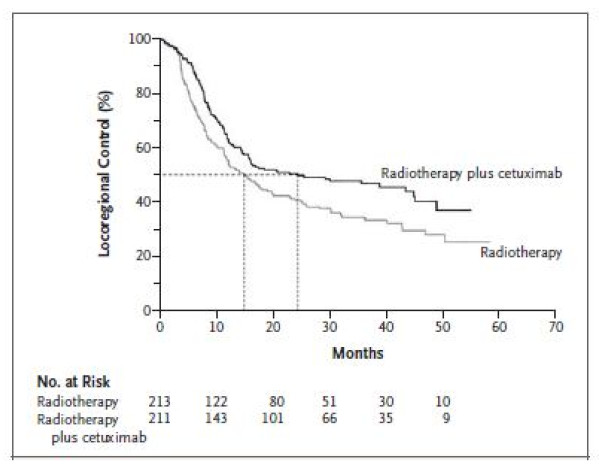
#> input picture my_plot.jpg, 600 x 474 px
$ python digitize_single.py
#> lines starting #> are read from the running program, lines starting #| are printed output that depends on the picture; after the words box and inside, x2 and y2 are one past the last pixel; in counts of white or black regions, pixels touching at a corner belong together
### src/cv_only_digitizer.py
"""
CV-only KM curve digitizer.

A fallback pipeline that works without LLM access by using heuristic
methods for axis detection, color detection, and plot region identification.
This is less robust than the hybrid approach but useful for:
- Testing without API keys
- Processing when LLM is unavailable
- Batch processing where API costs are a concern
"""

import cv2
import numpy as np
from typing import Dict, List, Optional, Tuple

from .cv_extractor import (
    detect_plot_bbox_cv,
    create_line_mask,
    extract_curve_scanline,
    extract_step_function,
)
from .utils import (
    pixel_to_data,
    enforce_monotonicity,
    interpolate_step_function,
    hex_to_rgb,
    rgb_to_hex,
)


# [114 lines left out: functions detect_axis_range_heuristic, detect_dominant_colors, not called in this run]


def digitize_cv_only(
    image_path: str,
    x_range: Optional[Tuple[float, float]] = None,
    y_range: Optional[Tuple[float, float]] = None,
    curve_colors: Optional[List[str]] = None,
    plot_bbox: Optional[Dict[str, float]] = None,
    n_eval_points: int = 200,
    color_tolerance: float = 35.0,
    verbose: bool = False,
) -> Dict:
    """Digitize a KM plot using only computer vision (no LLM).

    Args:
        image_path: Path to the image.
        x_range: Known x-axis range. Auto-detected if None.
        y_range: Known y-axis range. Auto-detected if None.
        curve_colors: Known curve colors as hex strings. Auto-detected if None.
        plot_bbox: Known plot bounding box. Auto-detected if None.
        n_eval_points: Number of evaluation points.
        color_tolerance: Color matching tolerance.
        verbose: Print progress.

    Returns:
        Digitization results dictionary.
    """
#> called with image_path = 'my_plot.jpg', x_range = (0, 70), y_range = (0, 100), n_eval_points = 200, color_tolerance = 45, verbose = True
    image = cv2.imread(image_path)
#> image is the input picture: shape (474, 600, 3); mean B, G, R 247, 247.1, 247.1
    if image is None:
        raise ValueError(f"Could not load image: {image_path}")

    h, w = image.shape[:2]

    # Step 1: Detect plot bounding box
    if plot_bbox is None:
        if verbose:
            print("[1/4] Detecting plot region...")
        plot_bbox = detect_plot_bbox_cv(image)
    if verbose:
        print(f"       Plot bbox: {plot_bbox}")

    # Step 2: Detect axis ranges
    if x_range is None or y_range is None:
        if verbose:
            print("[2/4] Detecting axis ranges...")
        auto_x, auto_y = detect_axis_range_heuristic(image, plot_bbox)
        x_range = x_range or auto_x
        y_range = y_range or auto_y
    if verbose:
        print(f"       X range: {x_range}, Y range: {y_range}")

    # Step 3: Detect curve colors
    if curve_colors is None:
        if verbose:
            print("[3/4] Detecting curve colors...")
        curve_colors = detect_dominant_colors(image, plot_bbox)
    if verbose:
        print(f"       Detected {len(curve_colors)} curve colors: {curve_colors}")

    # Step 4: Extract curves
    if verbose:
        print("[4/4] Extracting curves...")

    curves = []
    eval_times = np.linspace(x_range[0], x_range[1], n_eval_points)

    for i, color in enumerate(curve_colors):
        times, survival = extract_curve_scanline(
            image, color, plot_bbox, x_range, y_range,
            color_tolerance=color_tolerance,
        )

        if len(times) < 3:
            if verbose:
                print(f"       Color {color}: insufficient data ({len(times)} points)")
            continue

        step_times, step_survival = extract_step_function(times, survival)

        # Ensure starts at y_max
        if len(step_times) > 0 and step_times[0] > x_range[0] + (x_range[1] - x_range[0]) * 0.02:
            step_times = np.concatenate([[x_range[0]], step_times])
            step_survival = np.concatenate([[y_range[1]], step_survival])

        if len(step_times) > 0 and abs(step_survival[0] - y_range[1]) < 0.1:
            step_survival[0] = y_range[1]

        step_survival = enforce_monotonicity(step_survival)
        step_survival = np.clip(step_survival, y_range[0], y_range[1])

        eval_survival = interpolate_step_function(step_times, step_survival, eval_times)

        curves.append({
            'label': f'Curve {i+1}',
            'color': color,
            'step_times': step_times.tolist(),
            'step_survival': step_survival.tolist(),
            'eval_times': eval_times.tolist(),
            'eval_survival': eval_survival.tolist(),
            'n_raw_points': len(times),
        })

        if verbose:
            print(f"       Curve {i+1} ({color}): {len(times)} raw points, "
                  f"{len(step_times)} steps")

    return {
        'curves': curves,
        'extraction_params': {
            'plot_bbox': plot_bbox,
            'x_range': list(x_range),
            'y_range': list(y_range),
        },
        'eval_times': eval_times.tolist(),
    }


# [91 lines left out: function digitize_with_ground_truth_hints, not called in this run]

### src/cv_extractor.py
"""
Computer vision based curve extraction.

Uses OpenCV to precisely extract KM curve coordinates from plot images.
This module handles:
- Color-based curve segmentation with CI-aware filtering
- Scan-line based curve tracing
- Step function detection
- Post-processing and monotonicity enforcement
"""

import cv2
import numpy as np
from typing import Dict, List, Optional, Tuple

from .utils import (
    pixel_to_data,
    enforce_monotonicity,
    hex_to_rgb,
    color_distance_lab,
)


def detect_plot_bbox_cv(image: np.ndarray) -> Dict[str, float]:
    """Detect the plot bounding box using multiple strategies.

    Uses a combination of approaches for robustness:
    1. Tick mark detection (most reliable)
    2. Axis line detection via projection profiles
    3. Hough line detection (fallback)

    Args:
        image: BGR image.

    Returns:
        Dict with x_min, x_max, y_min, y_max in pixel coordinates.
    """
    gray = cv2.cvtColor(image, cv2.COLOR_BGR2GRAY)
    h, w = gray.shape

    # Strategy 1: Use projection profiles to find axes
    # The y-axis is a vertical line with many dark pixels in a single column
    # The x-axis is a horizontal line with many dark pixels in a single row

    # Binary threshold - find very dark pixels (axis lines, tick marks, text)
    _, binary = cv2.threshold(gray, 60, 255, cv2.THRESH_BINARY_INV)
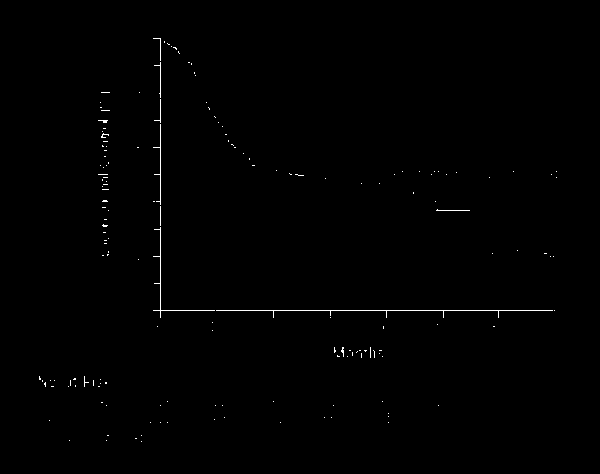
#> binary: shape (474, 600); 0.43% white in thin lines or dots, all inside (x1, y1, x2, y2) = (39, 38, 557, 442)

    # Also detect medium-dark pixels (less aggressive)
    _, binary_soft = cv2.threshold(gray, 128, 255, cv2.THRESH_BINARY_INV)
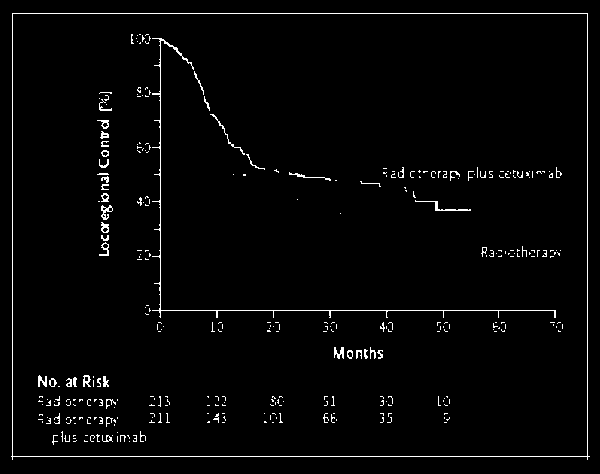
#> binary_soft: shape (474, 600); 2.3% white in thin lines or dots

    # Column projection: count dark pixels per column
    col_projection = np.sum(binary > 0, axis=0).astype(float)
#> col_projection = 600 values, max 277 at index 160, min 0 at index 0, mean 2.04
    # Row projection: count dark pixels per row
    row_projection = np.sum(binary > 0, axis=1).astype(float)
#> row_projection = 474 values, max 400 at index 310, min 0 at index 0, mean 2.58

    # The y-axis is a vertical line with a HIGH column projection value
    # It's typically the leftmost prominent column
    # Normalize
    col_norm = col_projection / h
#> col_norm = 600 values, max 0.584 at index 160, min 0 at index 0, mean 0.00429

    # Find the y-axis: leftmost column with >20% dark pixels
    # (axis line spans most of the plot height)
    x_min_candidates = np.where(col_norm > 0.15)[0]
#> x_min_candidates = [160]
    if len(x_min_candidates) > 0:
        # Take the leftmost cluster
        x_min = float(x_min_candidates[0])
#> x_min = 160
        # Skip past consecutive axis pixels
        for i in range(1, len(x_min_candidates)):
            if x_min_candidates[i] - x_min_candidates[i-1] > 5:
                break
            x_min = float(x_min_candidates[i])
#> this loop made 0 passes
        x_min += 1  # Move past the axis line itself
#> x_min = 161
    else:
        x_min = w * 0.10

    # Find the x-axis: bottommost row with >20% dark pixels
    row_norm = row_projection / w
#> row_norm = 474 values, max 0.667 at index 310, min 0 at index 0, mean 0.00429
    y_max_candidates = np.where(row_norm > 0.15)[0]
#> y_max_candidates = [310]
    if len(y_max_candidates) > 0:
        # Take the bottommost cluster (but not the very bottom which might be labels)
        # Filter to the middle/lower part of the image
        lower_candidates = y_max_candidates[y_max_candidates > h * 0.4]
#> lower_candidates = [310]
        if len(lower_candidates) > 0:
            y_max = float(lower_candidates[-1])
#> y_max = 310
            # Walk backwards to find the actual axis line
            for i in range(len(lower_candidates) - 2, -1, -1):
                if lower_candidates[i+1] - lower_candidates[i] > 5:
                    break
                y_max = float(lower_candidates[i])
            y_max -= 1  # Move above the axis line
#> y_max = 309
        else:
            y_max = h * 0.85
    else:
        y_max = h * 0.85

    # Find the top of the plot area: look for the topmost colored/dark content
    # that is part of the plot (not title text)
    # Use the soft binary for this
    col_soft = np.sum(binary_soft[:int(h*0.5), int(x_min):] > 0, axis=1)
#> col_soft = 237 values, max 427 at index 13, min 0 at index 0, mean 6.42
    top_content = np.where(col_soft > 10)[0]
#> top_content = [13, 168, 171, 172, 173, 174, 175, 176, 177, 183, 201, 209, 210]
    if len(top_content) > 0:
        # The top of the plot area is around where content begins
        y_min = float(max(top_content[0] - 5, 0))
#> y_min = 8
    else:
        y_min = h * 0.05

    # Find the right edge of the plot area
    # Look for the rightmost column with significant content
    right_content_rows = binary_soft[int(y_min):int(y_max), :]
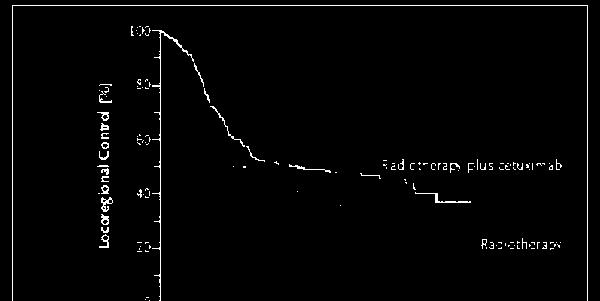
#> right_content_rows: shape (301, 600); 1.9% white in thin lines or dots
    col_content = np.sum(right_content_rows > 0, axis=0)
#> col_content = 600 values, max 296 at index 12, min 0 at index 0, mean 5.67
    right_cols = np.where(col_content > 5)[0]
#> right_cols = 101 values from 12 to 587
#> (the rest of the program and of its run is left out)
